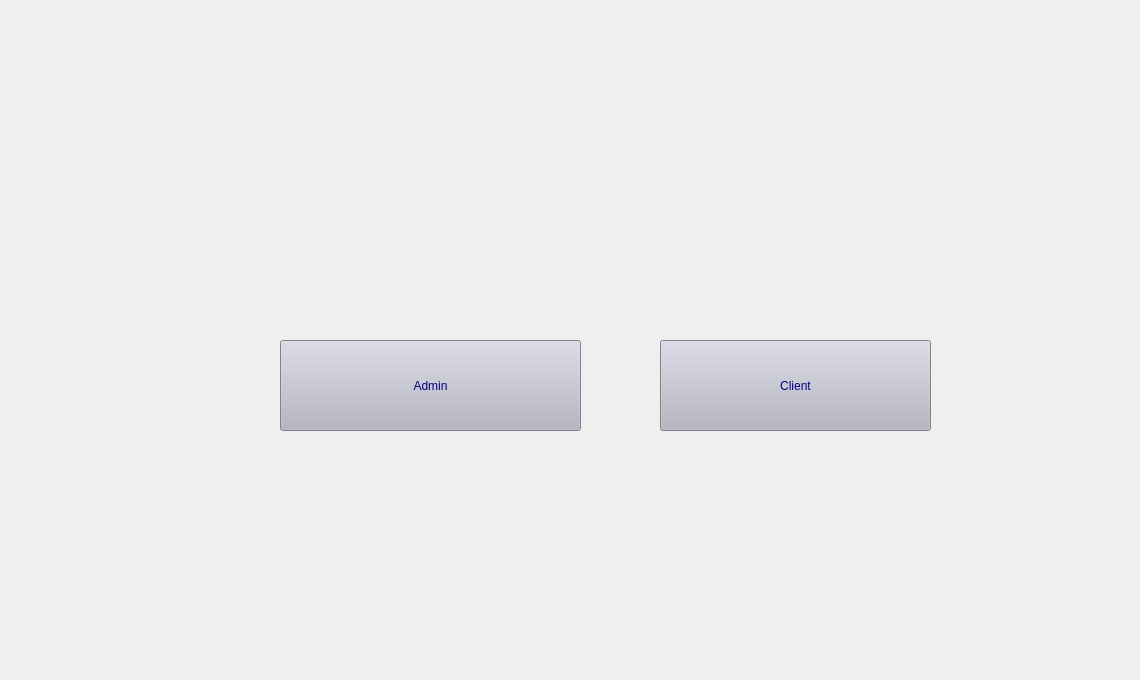
    <widget class="QWidget" name="page_choisirclientadmin">
     <widget class="QLabel" name="label_choisirclientadmin">
      <property name="geometry">
       <rect>
        <x>0</x>
        <y>0</y>
        <width>1131</width>
        <height>671</height>
       </rect>
      </property>
      <property name="styleSheet">
       <string notr="true">background-image: url(:/interface/fond 1.png);</string>
      </property>
      <property name="text">
       <string/>
      </property>
     </widget>
     <widget class="QPushButton" name="pushButton_admin">
      <property name="geometry">
       <rect>
        <x>280</x>
        <y>340</y>
        <width>301</width>
        <height>91</height>
       </rect>
      </property>
      <property name="styleSheet">
       <string notr="true">#pushButton_admin{
	font: 18pt &quot;Bahnschrift&quot;;

	background-color: rgb(179, 179, 193);
	
	
	
	color: rgb(0, 0, 127);
	
;}


#pushButton_admin:hover{
;

	color: rgb(255, 255, 255);
	background-color: rgb(4, 44, 89);
	}</string>
      </property>
      <property name="text">
       <string>Admin</string>
      </property>
     </widget>
     <widget class="QPushButton" name="pushButton_client">
      <property name="geometry">
       <rect>
        <x>660</x>
        <y>340</y>
        <width>271</width>
        <height>91</height>
       </rect>
      </property>
      <property name="styleSheet">
       <string notr="true">#pushButton_client{
	font: 18pt &quot;Bahnschrift&quot;;

	background-color: rgb(179, 179, 193);
	
	
	
	color: rgb(0, 0, 127);
	
;}


#pushButton_client:hover{
;

	color: rgb(255, 255, 255);
	background-color: rgb(4, 44, 89);
	}</string>
      </property>
      <property name="text">
       <string>Client</string>
      </property>
     </widget>
     <widget class="QLabel" name="label_16">
      <property name="geometry">
       <rect>
        <x>320</x>
        <y>100</y>
        <width>201</width>
        <height>191</height>
       </rect>
      </property>
      <property name="styleSheet">
       <string notr="true"/>
      </property>
      <property name="text">
       <string/>
      </property>
     </widget>
     <widget class="QLabel" name="label_17">
      <property name="geometry">
       <rect>
        <x>690</x>
        <y>80</y>
        <width>221</width>
        <height>231</height>
       </rect>
      </property>
      <property name="styleSheet">
       <string notr="true"/>
      </property>
      <property name="text">
       <string/>
      </property>
     </widget>
     <zorder>label_choisirclientadmin</zorder>
     <zorder>pushButton_admin</zorder>
     <zorder>pushButton_client</zorder>
     <zorder>label_17</zorder>
     <zorder>label_16</zorder>
    </widget>
